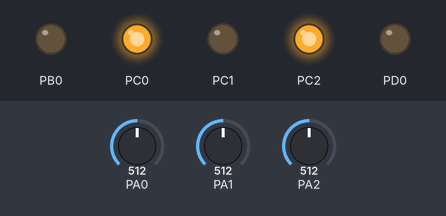
The program below on a simulated ATmega32, built with avr-gcc and emulated at 1 MHz. Parts: output pins drawn as LEDs (lit = HIGH). Dashed ring = blinking. The inputs (shaded band) are chosen by the test bench; at power-on: PA0 = 512, PA2 = 512, PA1 = 512.

Above: at 2.7 s.
2.8 s: PA0 set to 716
At 5.39 s:
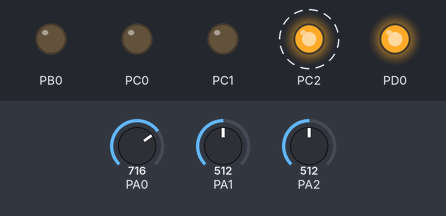
7.2 s: PA0 set to 900
12.8 s: PA2 set to 716
At 16.2 s:
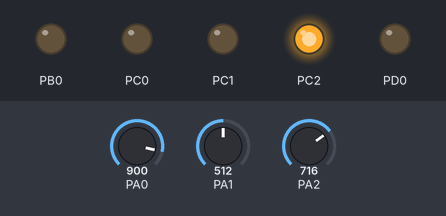
16.3 s: PA1 set to 716
At 18.05 s:
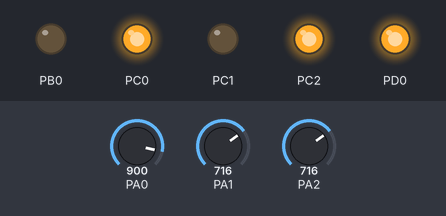
19.8 s: PA1 set to 900
23.3 s: PA1 set to 1023
Timing chart, 0 to 27.8 s (numbered marks = the images above; inputs shaded):
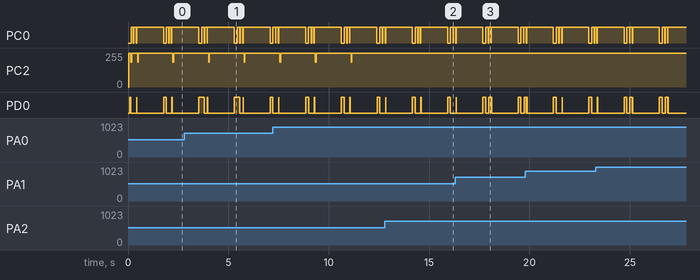

Measured:
- after the input at 12.8 s, PC2: stops changing and stays 255/255
- by itself, PC0: repeats every 1.8 s: LOW 0.02 s, HIGH 0.12 s, LOW 0.02 s, HIGH 1.3 s, LOW 0.14 s, HIGH 0.14 s
- by itself, PC2: alternates 255/255 for 1.7 s and 185/255 for 0.04 s
- by itself, PD0: repeats every 1.8 s: HIGH 0.02 s, LOW 1.3 s, HIGH 0.14 s, LOW 0.29 s

The program:

main.c
```c
/*
 * main.c
 *
 *  Created on: ??þ/??þ/????
 *      Author: sameh
 */
#include "STD_TYPES.h"
#include "BIT_MATH.h"

#include "LCD_interface.h"
#include "ADC.h"
#include "DIO_reg.h"
#include "DIO_int.h"


int main(void)
{

	DIO_SetPinDirection(PORTB,PIN0,HIGH);
	DIO_SetPinDirection(PORTA,PIN0,LOW);
	DIO_SetPinDirection(PORTA,PIN1,LOW);

	DIO_SetPortDirection(PORTD,HIGH);
	DIO_SetPinDirection(PORTC,PIN0,HIGH);
	DIO_SetPinDirection(PORTC,PIN1,HIGH);
	DIO_SetPinDirection(PORTC,PIN2,HIGH);

	LCD_vidInit();
	ADC_Init();
	while(1)

	{
		LM35();
		_delay_ms(100);
		Potinemeter();
		_delay_ms(100);
		LDR();
		_delay_ms(100);

	}

}
```

ADC.c
```c
/*
 * ADC.c
 *
 *  Created on: ??þ/??þ/????
 *      Author: sameh
 */

#include "ADC.h"
#include <avr/io.h>
#include "LCD_interface.h"
#include "DIO_reg.h"
#include "DIO_int.h"

extern void ADC_Init(void)
{
	// Enable ADC On AVR
		SET_BIT(ADCSRA_Reg,7);

	// Select Conversion Speed
		SET_BIT(ADCSRA_Reg,0);
		SET_BIT(ADCSRA_Reg,1);
		SET_BIT(ADCSRA_Reg,2);


	// ADC Data Rgith Adjustment
		SET_BIT(ADMUX_Reg,5);
}

u8 ADC_Read (u8 channel)
{

	// Select Voltage Reference
	// Select ADC Channel
	ADMUX_Reg = 0x40 | (channel & 0b00000111) ;

	// Start ADC Conversion
	SET_BIT(ADCSRA_Reg,6);

	//Wait for the conversion
	while(!(ADCSRA_Reg & (1<<4)));


	SET_BIT(ADCSRA_Reg,4);

	return ADC;

}

void LM35(void)
{

	float celsius;

	celsius = (ADC_Read(0)*4.88);

	celsius = (celsius/10.00);

	Gotoxy(1,0);

	lcd_writenumber(celsius);

}

void Potinemeter(void)
{
	u8 val;
	u8 ADCw;

	val = (ADC_Read(1));

	ADCw = (val * 9)/250;

	Gotoxy(2,1);
	LCD_vidWriteCharctr(48+ADCw);

}

void LDR(void)
{
	u8 Name_Test_English[3]="on";
	u8 Namei_Test_English[4]="off";

	int vale;
	int ADCe;

	vale = (ADC_Read(2));
	ADCe = (vale * 5)/250;

	if (	ADCe > 3 )
		{
			LCD_String_xy(2,4,Name_Test_English);
			DIO_SetPinValue(PORTD,PIN5,LOW);
			_delay_ms(1000);
			LCD_vidSendCommand(0x01);

		}
	else
		{
			LCD_String_xy(2,4,Namei_Test_English);
			DIO_SetPinValue(PORTD,PIN5,HIGH);
			_delay_ms(1000);
			LCD_vidSendCommand(0x01);
		}
	LCD_vidSendCommand(0x01);
}
```

ADC.h
```c
/*
 * ADC.h
 *
 *  Created on: ??þ/??þ/????
 *      Author: sameh
 */

#ifndef ADC_H_
#define ADC_H_

#define ADMUX_Reg 	*((volatile u8*)0x27) 	// ADC Multiplexer Register
#define ADCSRA_Reg 	*((volatile u8*)0x26) 	// ADC Control And Status Register
#define ADCH_Reg 	*((volatile u8*)0x25) 		// ADC High Register
#define ADCL_Reg 	*((volatile u8*)0x24) 		// ADC Low Register
#define ADCW_Reg	*((volatile u8*)0x04)

#define degree_sysmbol 0xdf


#include "STD_TYPES.h"
#include "BIT_MATH.h"
#include <util/delay.h>

extern void ADC_Init (void); // ADC Initialization And Enable
u8 ADC_Read (u8 channel); // Read From The ADC Channel

void LM35(void);
void Potinemeter(void);
void LDR(void);

#endif /* ADC_H_ */
```

LCD_interface.h
```c
/***************************************************************************************/
/****************************  IMT School Training Center ******************************/
/***************************************************************************************/
/** This file is developed by IMT School training center, All copyrights are reserved **/
/***************************************************************************************/
/* Description ! 16x2 Character LCD for chip LMB161A                                   */
/* Release Date! 28/6/2016                                                             */
/* Version     ! V01                                                                   */
/***************************************************************************************/

#ifndef LCD_H_
#define LCD_H_

/***************************************************************************************/
/********************************** Fucntion Definition ********************************/
/***************************************************************************************/


/***************************************************************************************/
/* Description! Apply initialization sequence for LCD module                           */
/* Input      ! Nothing                                                                */
/* Output     ! Nothing                                                                */
/***************************************************************************************/
void LCD_vidInit(void);

/***************************************************************************************/
/* Description! Interface to send the configuration commands to the LCD Driver         */
/* Input      ! Command number                                                         */
/* Output     ! Nothing                                                                */
/***************************************************************************************/
void LCD_vidSendCommand(u8 u8CmdCpy);

/***************************************************************************************/
/* Description! Interface to write character on LCD screen                             */
/* Input      ! Data to send                                                           */
/* Output     ! Nothing                                                                */
/***************************************************************************************/
void LCD_vidWriteCharctr(u8 u8DataCpy);

/***************************************************************************************/
/* Description! Interface to write string on LCD screen                                */
/* Input      ! Pointer to the string                                                  */
/* Output     ! Nothing                                                                */
/***************************************************************************************/
void LCD_String_xy (char row, char pos, char *str);
void LCD_String (char *str);

void lcd_writenumber(int num);
void LCD_vidWriteExtraChar (u8 Y,u8 X,u8* ExtraChar,u8* Index);

void Gotoxy (u8 Y,u8 X);
#endif /* LCD_H_ */
```

LCD_prg.c
```c
/***************************************************************************************/
/****************************  IMT School Training Center ******************************/
/***************************************************************************************/
/** This file is developed by IMT School training center, All copyrights are reserved **/
/***************************************************************************************/
/* Description ! 16x2 Character LCD for chip LMB161A                                   */
/* Release Date! 28/6/2016                                                             */
/* Version     ! V01                                                                   */
/***************************************************************************************/

/********************************** Header Files INCLUSIONS ****************************/

#include "STD_TYPES.h"
#include "util/delay.h"

#include "DIO_int.h"
#include "LCD_interface.h"

/***************************************************************************************/

/*
 -----------                   ----------
 | ATmega32  |                 |   LCD    |
 |           |                 |          |
 |        PD7|---------------->|D7        |
 |        PD6|---------------->|D6        |
 |        PD5|---------------->|D5        |
 |        PD4|---------------->|D4        |
 |        PD3|---------------->|D3        |
 |        PD2|---------------->|D2        |
 |        PD1|---------------->|D1        |
 |        PD0|---------------->|D0        |
 |           |                 |          |
 |        PA2|---------------->|E         |
 |        PA1|---------------->|RW        |
 |        PA0|---------------->|RS        |
 -----------                   ----------
 */

/***************************************************************************************/
/********************************** Fucntion Definition ********************************/
/***************************************************************************************/

/***************************************************************************************/
/********************************** Macros *********************************************/
/***************************************************************************************/

#define lcd_Clear           0x01          /* replace all characters with ASCII 'space'                       */
#define lcd_Home            0x02          /* return cursor to first position on first line                   */
#define lcd_EntryMode       0x06          // shift cursor from left to right on read/write
#define lcd_DisplayOff      0x08          // turn display off
#define lcd_DisplayOn       0x0C          // display on, cursor off, don't blink character
#define lcd_FunctionReset   0x30          // reset the LCD
#define lcd_FunctionSet8bit 0x38          // 8-bit data, 2-line display, 5 x 7 font
#define lcd_SetCursor       0x80          // set cursor position

/***************************************************************************************/
/********************************** Constant Variables *********************************/
/***************************************************************************************/


/***************************************************************************************/
/* Description! Apply initialization sequence for LCD module                           */
/* Input      ! Nothing                                                                */
/* Output     ! Nothing                                                                */
/***************************************************************************************/
void LCD_vidInit(void)
{
	/* Delay 30ms to ensure the initialization of the LCD driver */
	_delay_ms(30);

	/* Return Home  */
	LCD_vidSendCommand(lcd_Home);
	_delay_ms(15);

	/* Function Set  */
	LCD_vidSendCommand(lcd_FunctionSet8bit);
	_delay_ms(1);

	/* Display ON OFF Control */
	LCD_vidSendCommand(lcd_DisplayOn);
	_delay_ms(1);

	/* Clear Display */
	LCD_vidSendCommand(lcd_Clear);
	_delay_ms(15);

	/* Entry Mode Set  */
	LCD_vidSendCommand(lcd_EntryMode);
	_delay_ms(2);

}


/***************************************************************************************/
/* Description! Interface to send the configuration commands to the LCD Driver         */
/* Input      ! Command number                                                         */
/* Output     ! Nothing                                                                */
/***************************************************************************************/
void LCD_vidSendCommand(u8 u8CmdCpy)
{

	/* Set RS to LOW */
	DIO_SetPinValue(PORTC, 0, LOW);

	/* Set R/W to LOW */
	DIO_SetPinValue(PORTC, 1, LOW);

	/* Set E to HIGH  */
	DIO_SetPinValue(PORTC, 2, HIGH);

	/* Load Command on Data bus */
	DIO_SetPortValue(PORTD, u8CmdCpy);

	/* Set E to LOW */
	DIO_SetPinValue(PORTC, 2, LOW);

	/* Wait for E to settle */
	_delay_ms(5);

	/* Set E to HIGH */
	DIO_SetPinValue(PORTC, 2, HIGH);

	/* Delay for 10ms to let the LCD execute command */
	_delay_ms(10);

}

/***************************************************************************************/
/* Description! Interface to write character on LCD screen                             */
/* Input      ! Data to send                                                           */
/* Output     ! Nothing                                                                */
/***************************************************************************************/
void LCD_vidWriteCharctr(u8 u8DataCpy)
{
	/* Set RS to HIG */
	DIO_SetPinValue(PORTC, 0, HIGH);

	/* Set R/W to LOW */
	DIO_SetPinValue(PORTC, 1, LOW);

	/* Set E to HIGH */
	DIO_SetPinValue(PORTC, 2, HIGH);

	/* Load Command on Data bus */
	DIO_SetPortValue(PORTD, u8DataCpy);

	/* Set E to LOW */
	DIO_SetPinValue(PORTC, 2, LOW);

	/* Wait for E to settle */
	_delay_ms(5);

	/* Set E to HIGH */
	DIO_SetPinValue(PORTC, 2, HIGH);

	/* Delay to let the LCD Display the character */
	_delay_ms(10);

}

/***************************************************************************************/
/* Description! Interface to write string on LCD screen                                */
/* Input      ! Pointer to the string                                                  */
/* Output     ! Nothing                                                                */
/***************************************************************************************/
void LCD_String_xy (char row, char pos, char *str)	/* Send string to LCD function */
{
	if (row == 1)
		LCD_vidSendCommand((pos & 0x0F)|0x80);				/* Command of first row and required position<16 */
	else if (row == 2)
		LCD_vidSendCommand((pos & 0x0F)|0xC0);				/* Command of Second row and required position<16 */
	LCD_String(str);								/* Call LCD string function */
}

void LCD_String (char *str)							/* Send string to LCD function */
{
	int i;
	for(i=0;str[i]!=0;i++)							/* Send each char of string till the NULL */
	{
		LCD_vidWriteCharctr(str[i]);							/* Call LCD data write */
	}
}


/***************************************************************************************/
/* Description! Interface to write extra characters saved in the CGRAM                 */
/* Input      ! Y = Row position , X = Column position                                 */
/* Output     ! Nothing                                                                */
/***************************************************************************************/
void LCD_vidWriteExtraChar (u8 Y,u8 X,u8* ExtraChar,u8* Index)
{


    u8 iteration1,iteration2;

    /*DDRAM-->CGRAM*/
    LCD_vidSendCommand(64);
	for(iteration1=0 ; iteration1<Index ; iteration1++)
	{
		LCD_vidWriteCharctr(ExtraChar[iteration1]);
	}
	/*CGRAM-->DDRAM*/
	LCD_vidSendCommand(128);
	Gotoxy(Y,X);
	/*First eight character which saved at CGRAM*/
	for (iteration2=0; iteration2<=7 ; iteration2++)
	{
		/* Write bytes of DDRAM */
		LCD_vidWriteCharctr(iteration2);

		_delay_ms(5);
	}
}

void Gotoxy (u8 Y,u8 X)
{
	if (X>0 && X<=16)
	{
	    switch(Y)
	    {
		    case 1:
		    	LCD_vidSendCommand(X+127);
		    break;
		    case 2:
		    	LCD_vidSendCommand(X+191);
		    break;
		    default:
		    break;
	    }
	}
}

void lcd_writenumber(int num)
{
	int temp=1;
	int rem;
	int rem2;
	if(num==0)
	{
		LCD_vidWriteCharctr(48);
	}
	while(num!=0)
	{
		rem=num%10;
		num/=10;
		temp=temp*10+rem;
	}
	while(temp!=1)
	{
		rem2=temp%10;
		LCD_vidWriteCharctr(rem2+48);
		temp/=10;
	}
}
```

BIT_MATH.h
```c
/***************************************************************************************/
/****************************  IMT School Training Center ******************************/
/***************************************************************************************/
/** This file is developed by IMT School training center, All copyrights are reserved **/
/***************************************************************************************/
#ifndef _BIT_MATH_H
#define _BIT_MATH_H

#define SET_BIT(VAR,BITNO) (VAR) |=  (1 << (BITNO))
#define CLR_BIT(VAR,BITNO) (VAR) &= ~(1 << (BITNO))
#define TOG_BIT(VAR,BITNO) (VAR) ^=  (1 << (BITNO))
#define GET_BIT(VAR,BITNO) (((VAR) >> (BITNO)) & 0x01)


#endif
```

DIO_int.h
```c
/***************************************************************************************/
/****************************  IMT School Training Center ******************************/
/***************************************************************************************/
/** This file is developed by IMT School training center, All copyrights are reserved **/
/***************************************************************************************/
#ifndef _DIO_INT_H
#define _DIO_INT_H

/* Port Defines */
#define PORTA    0
#define PORTB    1
#define PORTC    2
#define PORTD    3

/* PIN Defines */
#define PIN0   0
#define PIN1   1
#define PIN2   2
#define PIN3   3
#define PIN4   4
#define PIN5   5
#define PIN6   6
#define PIN7   7

/* PIN Directions */
#define INPUT  0
#define OUTPUT 1

/* PIN Value Options */
#define HIGH   1
#define LOW    0

/* IO Pins */
void DIO_SetPinValue(u8 u8PortIdCopy , u8 u8PinIdCopy, u8 u8PinValCopy);

u8 DIO_GetPinValue(u8 u8PortIdCopy, u8 u8PinIdCopy);

void DIO_SetPinDirection (u8 u8PortIdCopy, u8 u8PinIdCopy, u8 u8PinDirCopy);

/* IO Ports */
void DIO_SetPortDirection (u8 u8PortId, u8 u8PortDir);

void DIO_SetPortValue     (u8 u8PortId, u8 u8PortVal);

#endif
```

DIO_reg.h
```c
/***************************************************************************************/
/****************************  IMT School Training Center ******************************/
/***************************************************************************************/
/** This file is developed by IMT School training center, All copyrights are reserved **/
/***************************************************************************************/
#ifndef _DIO_REG_H
#define _DIO_REG_H

/* Group A Registers */
#define PORTA_Register  *((volatile u8*)0x3B)
#define DDRA_Register   *((volatile u8*)0x3A)
#define PINA_Register   *((volatile u8*)0x39)

/* Group B Registers */
#define PORTB_Register  *((volatile u8*)0x38)
#define DDRB_Register   *((volatile u8*)0x37)
#define PINB_Register   *((volatile u8*)0x36)

/* Group C Registers */
#define PORTC_Register  *((volatile u8*)0x35)
#define DDRC_Register   *((volatile u8*)0x34)
#define PINC_Register   *((volatile u8*)0x33)

/* Group D Registers */
#define PORTD_Register  *((volatile u8*)0x32)
#define DDRD_Register   *((volatile u8*)0x31)
#define PIND_Register   *((volatile u8*)0x30)


#endif
```

STD_TYPES.h
```c
/***************************************************************************************/
/****************************  IMT School Training Center ******************************/
/***************************************************************************************/
/** This file is developed by IMT School training center, All copyrights are reserved **/
/***************************************************************************************/
#ifndef _STD_TYPES_H
#define _STD_TYPES_H

typedef unsigned char u8;
typedef unsigned short int u16;
typedef unsigned long  int u32;

typedef signed char s8;
typedef signed short int s16;
typedef signed long  int s32;

typedef float  f32;
typedef double f64;

#endif
```

Source omitted: DIO_prog.c (4156 bytes)
